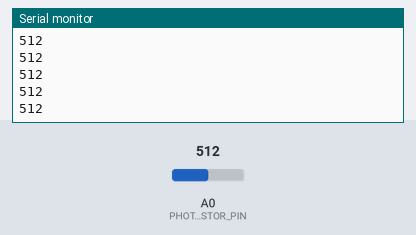
Simulated run of this sketch. Board: Arduino Uno, built with avr-gcc and run on an emulated ATmega328P. On the bench: the last lines printed to the serial monitor. Inputs (shaded band) come from the test bench; at power-on: A0 (PHOTORESISTOR_PIN) = 512.

Above: at 1.2 s.
1.3 s: A0 (PHOTORESISTOR_PIN) set to 716
At 1.31 s:
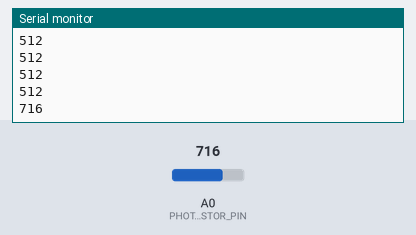
2.8 s: A0 (PHOTORESISTOR_PIN) set to 900
At 2.81 s:
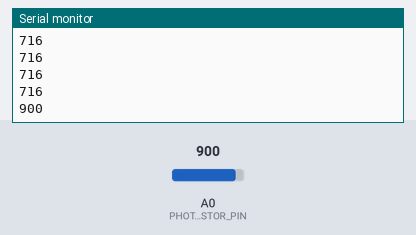
Timing chart, 0 to 5.8 s (numbered marks = the images above; inputs shaded):
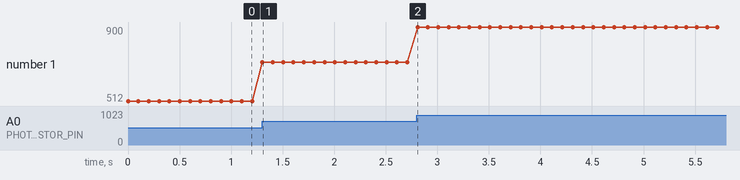

Measured:
- after the input at 1.3 s, the serial monitor: prints a new line at once (image 1)
- after the input at 2.8 s, the serial monitor: prints a new line at once (image 2)
- plotted number 1: 512 → 716 after the input at 1.3 s, 716 → 900 after the input at 2.8 s

The sketch:

photoresistor.ino
```cpp
#define PHOTORESISTOR_PIN A0

void setup() {
  Serial.begin(115200);

}

void loop() {
  Serial.println(analogRead(PHOTORESISTOR_PIN));
  delay(100);
}
```
